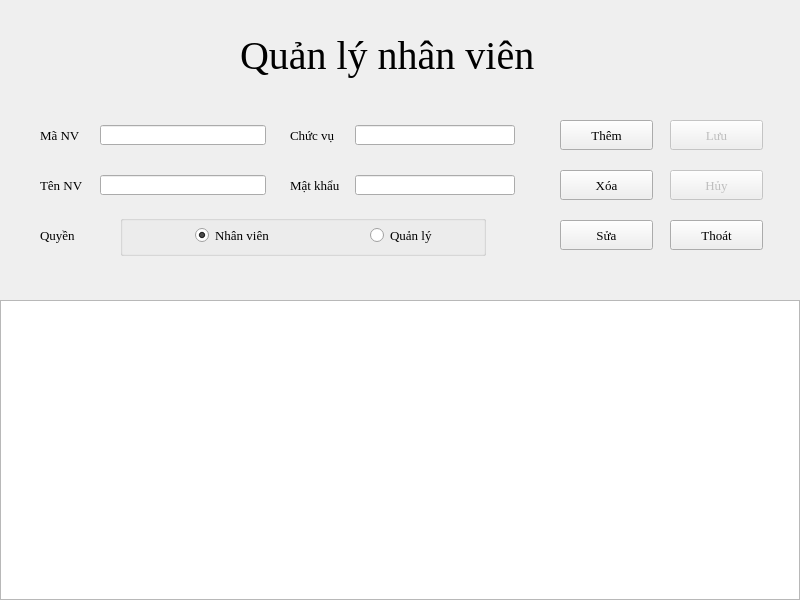
<?xml version="1.0" encoding="UTF-8"?>
<ui version="4.0">
 <class>formNhanVien</class>
 <widget class="QMainWindow" name="formNhanVien">
  <property name="geometry">
   <rect>
    <x>0</x>
    <y>0</y>
    <width>800</width>
    <height>600</height>
   </rect>
  </property>
  <property name="windowTitle">
   <string>Nhân viên</string>
  </property>
  <widget class="QWidget" name="centralwidget">
   <widget class="QPushButton" name="btnLuu">
    <property name="enabled">
     <bool>false</bool>
    </property>
    <property name="geometry">
     <rect>
      <x>670</x>
      <y>120</y>
      <width>93</width>
      <height>30</height>
     </rect>
    </property>
    <property name="font">
     <font>
      <family>Times New Roman</family>
      <pointsize>10</pointsize>
     </font>
    </property>
    <property name="text">
     <string>Lưu</string>
    </property>
   </widget>
   <widget class="QPushButton" name="btnHuy">
    <property name="enabled">
     <bool>false</bool>
    </property>
    <property name="geometry">
     <rect>
      <x>670</x>
      <y>170</y>
      <width>93</width>
      <height>30</height>
     </rect>
    </property>
    <property name="font">
     <font>
      <family>Times New Roman</family>
      <pointsize>10</pointsize>
     </font>
    </property>
    <property name="text">
     <string>Hủy</string>
    </property>
   </widget>
   <widget class="QLineEdit" name="txtTenNV">
    <property name="geometry">
     <rect>
      <x>100</x>
      <y>175</y>
      <width>166</width>
      <height>20</height>
     </rect>
    </property>
    <property name="font">
     <font>
      <family>Times New Roman</family>
      <pointsize>10</pointsize>
     </font>
    </property>
   </widget>
   <widget class="QTableView" name="tbvNhanVien">
    <property name="geometry">
     <rect>
      <x>0</x>
      <y>300</y>
      <width>800</width>
      <height>300</height>
     </rect>
    </property>
   </widget>
   <widget class="QPushButton" name="btnThem">
    <property name="geometry">
     <rect>
      <x>560</x>
      <y>120</y>
      <width>93</width>
      <height>30</height>
     </rect>
    </property>
    <property name="font">
     <font>
      <family>Times New Roman</family>
      <pointsize>10</pointsize>
     </font>
    </property>
    <property name="text">
     <string>Thêm</string>
    </property>
   </widget>
   <widget class="QLabel" name="lblTitleNV">
    <property name="geometry">
     <rect>
      <x>240</x>
      <y>25</y>
      <width>401</width>
      <height>61</height>
     </rect>
    </property>
    <property name="font">
     <font>
      <family>Times New Roman</family>
      <pointsize>30</pointsize>
     </font>
    </property>
    <property name="text">
     <string>Quản lý nhân viên</string>
    </property>
   </widget>
   <widget class="QLabel" name="lblMaNV">
    <property name="geometry">
     <rect>
      <x>40</x>
      <y>125</y>
      <width>75</width>
      <height>20</height>
     </rect>
    </property>
    <property name="font">
     <font>
      <family>Times New Roman</family>
      <pointsize>10</pointsize>
     </font>
    </property>
    <property name="text">
     <string>Mã NV</string>
    </property>
   </widget>
   <widget class="QLabel" name="lblTenNV">
    <property name="geometry">
     <rect>
      <x>40</x>
      <y>175</y>
      <width>75</width>
      <height>20</height>
     </rect>
    </property>
    <property name="font">
     <font>
      <family>Times New Roman</family>
      <pointsize>10</pointsize>
     </font>
    </property>
    <property name="text">
     <string>Tên NV</string>
    </property>
   </widget>
   <widget class="QPushButton" name="btnXoa">
    <property name="geometry">
     <rect>
      <x>560</x>
      <y>170</y>
      <width>93</width>
      <height>30</height>
     </rect>
    </property>
    <property name="font">
     <font>
      <family>Times New Roman</family>
      <pointsize>10</pointsize>
     </font>
    </property>
    <property name="text">
     <string>Xóa</string>
    </property>
   </widget>
   <widget class="QPushButton" name="btnThoat">
    <property name="geometry">
     <rect>
      <x>670</x>
      <y>220</y>
      <width>93</width>
      <height>30</height>
     </rect>
    </property>
    <property name="font">
     <font>
      <family>Times New Roman</family>
      <pointsize>10</pointsize>
     </font>
    </property>
    <property name="text">
     <string>Thoát</string>
    </property>
   </widget>
   <widget class="QPushButton" name="btnSua">
    <property name="geometry">
     <rect>
      <x>560</x>
      <y>220</y>
      <width>93</width>
      <height>30</height>
     </rect>
    </property>
    <property name="font">
     <font>
      <family>Times New Roman</family>
      <pointsize>10</pointsize>
     </font>
    </property>
    <property name="text">
     <string>Sửa</string>
    </property>
   </widget>
   <widget class="QLineEdit" name="txtMaNV">
    <property name="geometry">
     <rect>
      <x>100</x>
      <y>125</y>
      <width>166</width>
      <height>20</height>
     </rect>
    </property>
    <property name="font">
     <font>
      <family>Times New Roman</family>
      <pointsize>10</pointsize>
     </font>
    </property>
   </widget>
   <widget class="QGroupBox" name="grpQuyen">
    <property name="geometry">
     <rect>
      <x>120</x>
      <y>215</y>
      <width>366</width>
      <height>41</height>
     </rect>
    </property>
    <property name="font">
     <font>
      <family>Times New Roman</family>
      <pointsize>10</pointsize>
     </font>
    </property>
    <property name="title">
     <string/>
    </property>
    <widget class="QRadioButton" name="rdbNhanVien">
     <property name="enabled">
      <bool>true</bool>
     </property>
     <property name="geometry">
      <rect>
       <x>75</x>
       <y>10</y>
       <width>95</width>
       <height>20</height>
      </rect>
     </property>
     <property name="text">
      <string>Nhân viên</string>
     </property>
     <property name="checked">
      <bool>true</bool>
     </property>
    </widget>
    <widget class="QRadioButton" name="rdbQuanLy">
     <property name="geometry">
      <rect>
       <x>250</x>
       <y>10</y>
       <width>95</width>
       <height>20</height>
      </rect>
     </property>
     <property name="text">
      <string>Quản lý</string>
     </property>
     <property name="checked">
      <bool>false</bool>
     </property>
    </widget>
   </widget>
   <widget class="QLabel" name="lblChucVu">
    <property name="geometry">
     <rect>
      <x>290</x>
      <y>125</y>
      <width>75</width>
      <height>20</height>
     </rect>
    </property>
    <property name="font">
     <font>
      <family>Times New Roman</family>
      <pointsize>10</pointsize>
     </font>
    </property>
    <property name="text">
     <string>Chức vụ</string>
    </property>
   </widget>
   <widget class="QLineEdit" name="txtChucVu">
    <property name="geometry">
     <rect>
      <x>355</x>
      <y>125</y>
      <width>160</width>
      <height>20</height>
     </rect>
    </property>
    <property name="font">
     <font>
      <family>Times New Roman</family>
      <pointsize>10</pointsize>
     </font>
    </property>
   </widget>
   <widget class="QLabel" name="lblQuyen">
    <property name="geometry">
     <rect>
      <x>40</x>
      <y>225</y>
      <width>75</width>
      <height>20</height>
     </rect>
    </property>
    <property name="font">
     <font>
      <family>Times New Roman</family>
      <pointsize>10</pointsize>
     </font>
    </property>
    <property name="text">
     <string>Quyền</string>
    </property>
   </widget>
   <widget class="QLineEdit" name="txtMatKhau">
    <property name="geometry">
     <rect>
      <x>355</x>
      <y>175</y>
      <width>160</width>
      <height>20</height>
     </rect>
    </property>
    <property name="font">
     <font>
      <family>Times New Roman</family>
      <pointsize>10</pointsize>
     </font>
    </property>
   </widget>
   <widget class="QLabel" name="lblMatKhau">
    <property name="geometry">
     <rect>
      <x>290</x>
      <y>175</y>
      <width>75</width>
      <height>20</height>
     </rect>
    </property>
    <property name="font">
     <font>
      <family>Times New Roman</family>
      <pointsize>10</pointsize>
     </font>
    </property>
    <property name="text">
     <string>Mật khẩu</string>
    </property>
   </widget>
  </widget>
 </widget>
 <tabstops>
  <tabstop>txtMaNV</tabstop>
  <tabstop>txtTenNV</tabstop>
  <tabstop>rdbNhanVien</tabstop>
  <tabstop>rdbQuanLy</tabstop>
  <tabstop>txtChucVu</tabstop>
  <tabstop>txtMatKhau</tabstop>
  <tabstop>btnThem</tabstop>
  <tabstop>btnXoa</tabstop>
  <tabstop>btnSua</tabstop>
  <tabstop>btnLuu</tabstop>
  <tabstop>btnHuy</tabstop>
  <tabstop>btnThoat</tabstop>
  <tabstop>tbvNhanVien</tabstop>
 </tabstops>
 <resources/>
 <connections/>
 <designerdata>
  <property name="gridDeltaX">
   <number>5</number>
  </property>
  <property name="gridDeltaY">
   <number>5</number>
  </property>
  <property name="gridSnapX">
   <bool>true</bool>
  </property>
  <property name="gridSnapY">
   <bool>true</bool>
  </property>
  <property name="gridVisible">
   <bool>true</bool>
  </property>
 </designerdata>
</ui>
